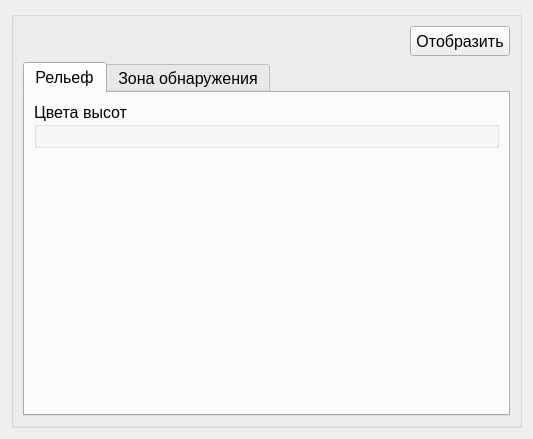
<?xml version="1.0" encoding="UTF-8"?>
<ui version="4.0">
 <class>map3DWindow</class>
 <widget class="QWidget" name="map3DWindow">
  <property name="geometry">
   <rect>
    <x>0</x>
    <y>0</y>
    <width>533</width>
    <height>439</height>
   </rect>
  </property>
  <property name="windowTitle">
   <string>Form</string>
  </property>
  <layout class="QHBoxLayout" name="horizontalLayout_4">
   <item>
    <widget class="QGroupBox" name="mainGroupBox">
     <property name="title">
      <string/>
     </property>
     <layout class="QVBoxLayout" name="verticalLayout_3">
      <item>
       <layout class="QHBoxLayout" name="horizontalLayout">
        <item>
         <spacer name="horizontalSpacer">
          <property name="orientation">
           <enum>Qt::Horizontal</enum>
          </property>
          <property name="sizeHint" stdset="0">
           <size>
            <width>40</width>
            <height>20</height>
           </size>
          </property>
         </spacer>
        </item>
        <item>
         <widget class="QPushButton" name="updateButton">
          <property name="minimumSize">
           <size>
            <width>100</width>
            <height>30</height>
           </size>
          </property>
          <property name="maximumSize">
           <size>
            <width>100</width>
            <height>30</height>
           </size>
          </property>
          <property name="font">
           <font>
            <pointsize>12</pointsize>
           </font>
          </property>
          <property name="text">
           <string>Отобразить</string>
          </property>
         </widget>
        </item>
       </layout>
      </item>
      <item>
       <widget class="QTabWidget" name="tabWidget">
        <property name="font">
         <font>
          <pointsize>12</pointsize>
         </font>
        </property>
        <property name="currentIndex">
         <number>0</number>
        </property>
        <widget class="QWidget" name="tab">
         <attribute name="title">
          <string>Рельеф</string>
         </attribute>
         <layout class="QHBoxLayout" name="horizontalLayout_3">
          <item>
           <layout class="QVBoxLayout" name="areaLayout"/>
          </item>
          <item>
           <layout class="QVBoxLayout" name="verticalLayout">
            <item>
             <layout class="QVBoxLayout" name="checkBoxLayout"/>
            </item>
            <item>
             <widget class="QGroupBox" name="groupBox">
              <property name="font">
               <font>
                <pointsize>12</pointsize>
               </font>
              </property>
              <property name="title">
               <string>Цвета высот</string>
              </property>
              <layout class="QVBoxLayout" name="verticalLayout_2">
               <item>
                <layout class="QVBoxLayout" name="colorsLabelLayout"/>
               </item>
              </layout>
             </widget>
            </item>
            <item>
             <spacer name="verticalSpacer">
              <property name="orientation">
               <enum>Qt::Vertical</enum>
              </property>
              <property name="sizeHint" stdset="0">
               <size>
                <width>20</width>
                <height>40</height>
               </size>
              </property>
             </spacer>
            </item>
           </layout>
          </item>
         </layout>
        </widget>
        <widget class="QWidget" name="tab_2">
         <attribute name="title">
          <string>Зона обнаружения</string>
         </attribute>
         <layout class="QHBoxLayout" name="horizontalLayout_5">
          <item>
           <layout class="QVBoxLayout" name="areaLayout2"/>
          </item>
         </layout>
        </widget>
       </widget>
      </item>
     </layout>
    </widget>
   </item>
  </layout>
 </widget>
 <resources/>
 <connections/>
</ui>
